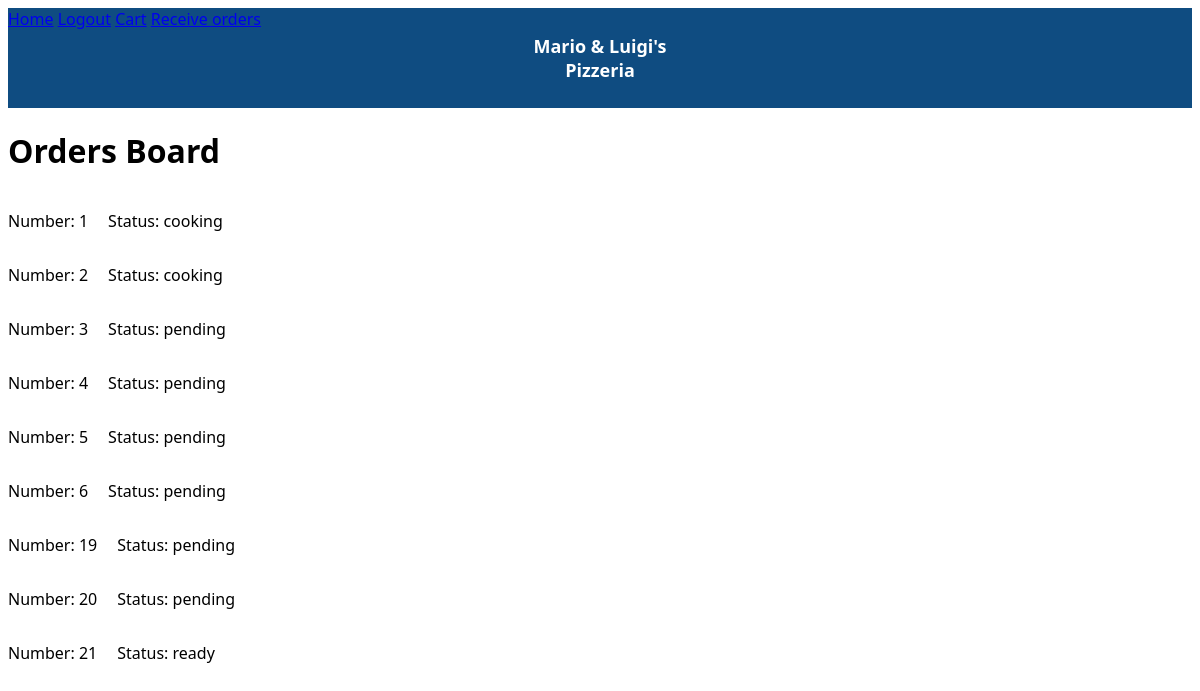
/orders-board (signed in), run on an earlier commit of the app's database.
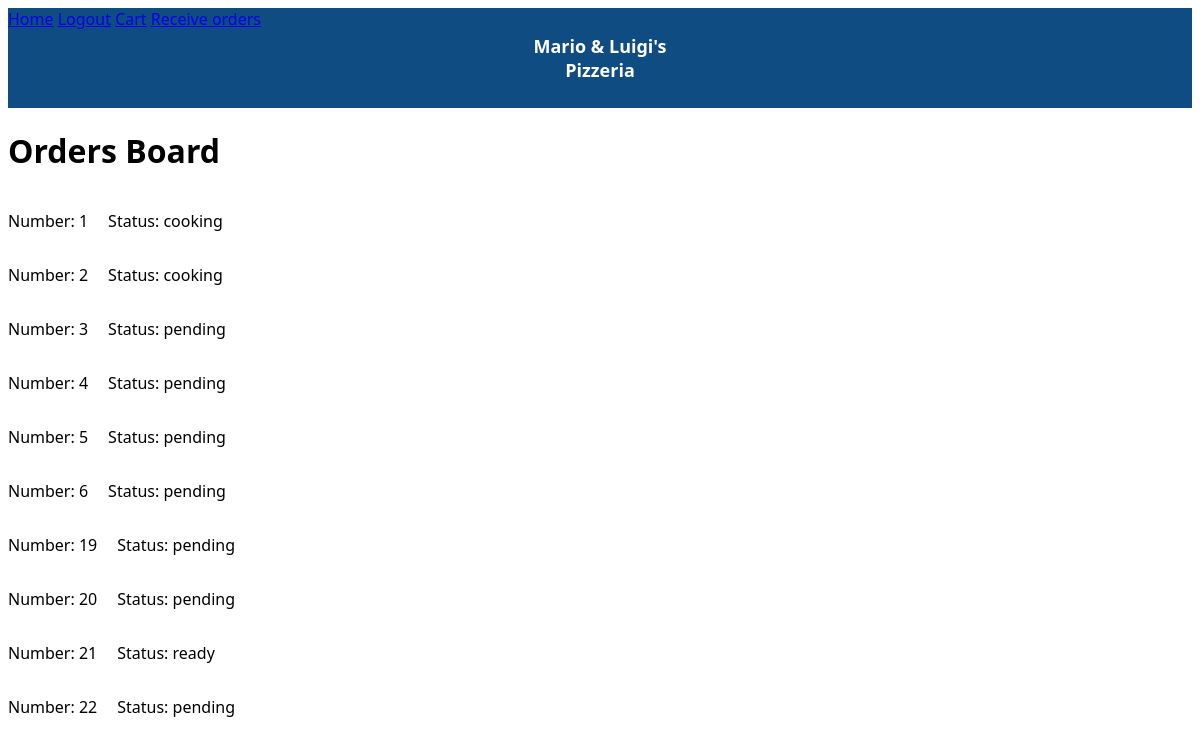
And on a later commit of the database.
### website/models.py (models this page shows)
class Order(db.Model):
    id = db.Column(db.Integer, primary_key=True)    #primary key
    date = db.Column(db.DateTime(timezone=True), default=func.now())  #current date
    user_id = db.Column(db.Integer, db.ForeignKey('user.id'))         #foreign key
    status = db.Column(db.String(150))

### website/views.py (the view)
@views.route('/orders-board', methods=['GET'])
@login_required
def ordersBoard():
    allOrders = Order.query.all()
    return render_template("ordersBoard.html", user=current_user, orders=allOrders)

### website/templates/ordersBoard.html (shortened to what this page needs)
{% extends "base.html" %}
{% block content%}
    <h1> Orders Board</h1>
    {% for ord in orders %}
    <div class="order-on-board">
    <p>Number: {{ord.id}} </p>
    <p>Status: {{ord.status}} </p>
    </div>
    {% endfor %}
{% endblock %}

### website/templates/base.html (shortened to what this page needs)
<!DOCTYPE html>
<html>
  <head>
    <link rel="stylesheet" href="{{ url_for('static', filename='css/styles.css') }}">
  </head>
  <body>
    <nav>
      <div class="navbar">
        <div class="navbar-text">
          <p>Mario & Luigi's<br>Pizzeria</p>
        </div>
        <div class="navbar-nav">
          {% if user.is_authenticated %}
          <a href="/">Home</a>
          <a href="/logout">Logout</a>
          <a href="/cart">Cart</a>
          {% if user.role == "admin" %}
          <a href="/receive-orders">Receive orders</a>
          {% endif %}
          {% else %}
          <div class="top-right">
            <a href="/login">LOGIN</a>
            <a href="/sign-up">SIGN UP</a>
          </div>
          {% endif %}
        </div>
      </div>
    </nav>
    <div>{% block content %} {% endblock %}</div>
  </body>
</html>

### website/static/css/styles.css (style rules this page uses)
body { font-family: system-ui, -apple-system, BlinkMacSystemFont, 'Segoe UI', Roboto, Oxygen, Ubuntu, Cantarell, 'Open Sans', 'Helvetica Neue', sans-serif; background-color: rgb(255, 255, 255) }
.navbar { gap: 5px; background-color: #0F4C81; width: 100%; height: 100px; display: flex; position: relative; }
.order-on-board { display: flex; flex-direction: row; gap: 20px }
.navbar-text { text-align: center; position: absolute; top: 50%; left: 50%; transform: translate(-50%, -50%); }
.navbar-text p { color: #fff; font-size: 18px; font-weight: bold; margin: 0; padding: 0; }

What changed in the data, as far as the page shows it:
added Order: id "22", status "pending"
